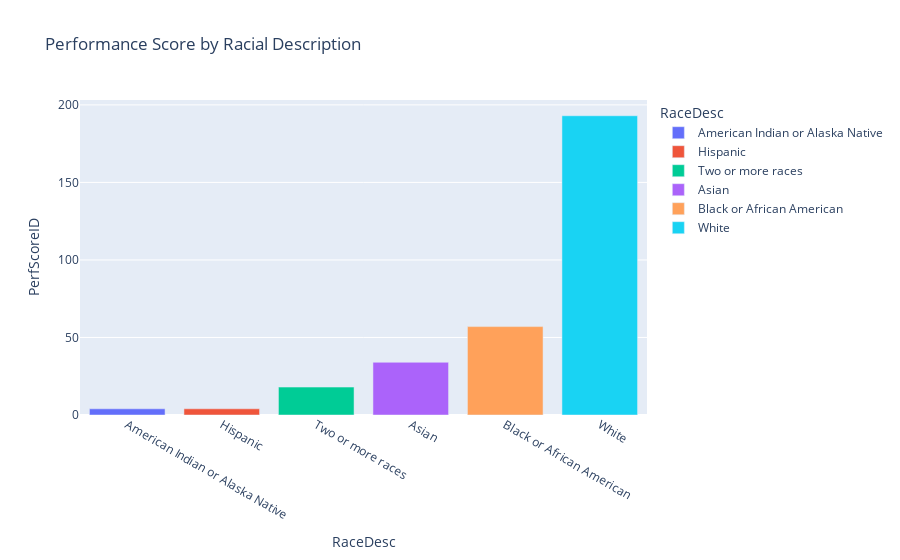

Notebook cell for this chart:
### Code cell
# Using Plotly to Visualize Mean Performance Score by Manager ID:
fig = px.bar(count_performance_race, x= 'RaceDesc', y = 'PerfScoreID',  color = 'RaceDesc', 
             title=' Performance Score by Racial Description')
fig.show()
print(count_performance_race)
print(df['EmpID'].sum)

### Figure 1 — Plotly figure (JSON) as saved in the notebook; plotly's stock layout.template omitted (floating-point values rounded to 4 significant figures)
{"data": [{"alignmentgroup": "True", "hovertemplate": "RaceDesc=%{x}<br>PerfScoreID=%{y}<extra></extra>", "legendgroup": "American Indian or Alaska Native", "marker": {"color": "#636efa"}, "name": "American Indian or Alaska Native", "offsetgroup": "American Indian or Alaska Native", "orientation": "v", "showlegend": true, "textposition": "auto", "type": "bar", "x": ["American Indian or Alaska Native"], "xaxis": "x", "y": [4], "yaxis": "y"}, {"alignmentgroup": "True", "hovertemplate": "RaceDesc=%{x}<br>PerfScoreID=%{y}<extra></extra>", "legendgroup": "Hispanic", "marker": {"color": "#EF553B"}, "name": "Hispanic", "offsetgroup": "Hispanic", "orientation": "v", "showlegend": true, "textposition": "auto", "type": "bar", "x": ["Hispanic"], "xaxis": "x", "y": [4], "yaxis": "y"}, {"alignmentgroup": "True", "hovertemplate": "RaceDesc=%{x}<br>PerfScoreID=%{y}<extra></extra>", "legendgroup": "Two or more races", "marker": {"color": "#00cc96"}, "name": "Two or more races", "offsetgroup": "Two or more races", "orientation": "v", "showlegend": true, "textposition": "auto", "type": "bar", "x": ["Two or more races"], "xaxis": "x", "y": [18], "yaxis": "y"}, {"alignmentgroup": "True", "hovertemplate": "RaceDesc=%{x}<br>PerfScoreID=%{y}<extra></extra>", "legendgroup": "Asian", "marker": {"color": "#ab63fa"}, "name": "Asian", "offsetgroup": "Asian", "orientation": "v", "showlegend": true, "textposition": "auto", "type": "bar", "x": ["Asian"], "xaxis": "x", "y": [34], "yaxis": "y"}, {"alignmentgroup": "True", "hovertemplate": "RaceDesc=%{x}<br>PerfScoreID=%{y}<extra></extra>", "legendgroup": "Black or African American", "marker": {"color": "#FFA15A"}, "name": "Black or African American", "offsetgroup": "Black or African American", "orientation": "v", "showlegend": true, "textposition": "auto", "type": "bar", "x": ["Black or African American"], "xaxis": "x", "y": [57], "yaxis": "y"}, {"alignmentgroup": "True", "hovertemplate": "RaceDesc=%{x}<br>PerfScoreID=%{y}<extra></extra>", "legendgroup": "White", "marker": {"color": "#19d3f3"}, "name": "White", "offsetgroup": "White", "orientation": "v", "showlegend": true, "textposition": "auto", "type": "bar", "x": ["White"], "xaxis": "x", "y": [193], "yaxis": "y"}], "layout": {"barmode": "relative", "legend": {"title": {"text": "RaceDesc"}, "tracegroupgap": 0}, "title": {"text": " Performance Score by Racial Description"}, "xaxis": {"anchor": "y", "categoryarray": ["American Indian or Alaska Native", "Hispanic", "Two or more races", "Asian", "Black or African American", "White"], "categoryorder": "array", "domain": [0, 1], "title": {"text": "RaceDesc"}}, "yaxis": {"anchor": "x", "domain": [0, 1], "title": {"text": "PerfScoreID"}}}}
